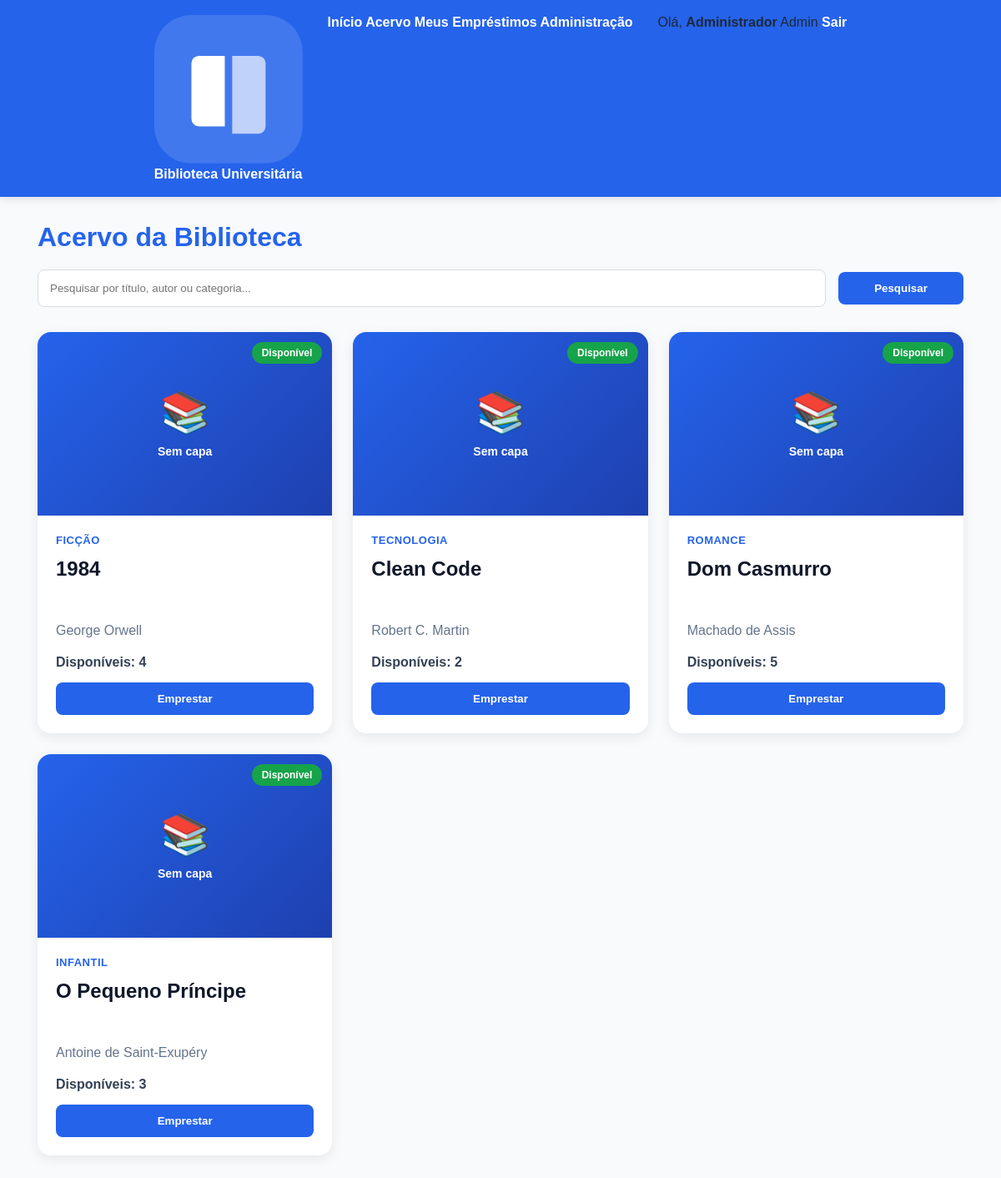
Page /acervo.php (signed in) on the committed database.
### tables this page shows
CREATE TABLE usuarios (
    id INT AUTO_INCREMENT PRIMARY KEY,
    nome VARCHAR(100) NOT NULL,
    matricula VARCHAR(30) NOT NULL UNIQUE,
    email VARCHAR(100),
    senha VARCHAR(255) NOT NULL,
    tipo ENUM('usuario','admin') DEFAULT 'usuario',
    criado_em TIMESTAMP DEFAULT CURRENT_TIMESTAMP
);

CREATE TABLE livros (
    id INT AUTO_INCREMENT PRIMARY KEY,
    titulo VARCHAR(150) NOT NULL,
    autor VARCHAR(100) NOT NULL,
    categoria VARCHAR(80),
    quantidade INT DEFAULT 1,
    disponivel INT DEFAULT 1,
    capa VARCHAR(255) NULL,  
    criado_em TIMESTAMP DEFAULT CURRENT_TIMESTAMP
);

### auth.php (called while the page is built, shortened)
<?php
require_once "conexao.php";
function usuarioLogado()
{
    return isset($_SESSION["usuario_id"]);
}
function usuarioAtual()
{
    global $pdo;
    $sql = $pdo->prepare("
        SELECT *
        FROM usuarios
        WHERE id = ?
    ");
    $sql->execute([$_SESSION["usuario_id"]]);
    return $sql->fetch();
}
function ehAdmin()
{
    $usuario = usuarioAtual();
    return $usuario && $usuario["tipo"] === "admin";
}
?>

### acervo.php (the view, shortened to what this page needs)
<?php
require_once "auth.php";
$pesquisa = "";
if($pesquisa!=""){
    $like="%".$pesquisa."%";
    $sql=$pdo->prepare("
        SELECT *
        FROM livros
        WHERE
        titulo LIKE ?
        OR autor LIKE ?
        OR categoria LIKE ?
        ORDER BY titulo
    ");
    $sql->execute([
        $like,
        $like,
        $like
    ]);
    $livros=$sql->fetchAll();
}else{
    $livros=$pdo->query("
        SELECT *
        FROM livros
        ORDER BY titulo
    ")->fetchAll();
}
include "includes/menu.php";
?>
<div class="page">
<div class="page-header">
<h1 class="page-title">
Acervo da Biblioteca
</h1>
</div>
<form class="search-bar" method="GET">
<input
type="search"
name="pesquisa"
placeholder="Pesquisar por título, autor ou categoria..."
value="<?= htmlspecialchars($pesquisa) ?>">
<button
class="btn btn-primary">
Pesquisar
</button>
</form>
<div class="books-grid">
<?php foreach($livros as $livro): ?>
<div class="book-card">
<div class="book-cover">
<div class="book-cover-image">
    <?php if($livro["capa"]): ?>
        <img src="uploads/capas/<?= htmlspecialchars($livro["capa"]) ?>" alt="Capa">
    <?php else: ?>
        <div class="book-cover-placeholder">📚 <span>Sem capa</span></div>
    <?php endif; ?>
</div>
<?php if($livro["disponivel"]>0): ?>
<div class="book-status-badge status-disponivel">
Disponível
</div>
<?php else: ?>
<div class="book-status-badge status-emprestado">
Indisponível
</div>
<?php endif; ?>
</div>
<div class="book-info">
<div class="book-categoria">
<?= htmlspecialchars($livro["categoria"]) ?>
</div>
<div class="book-titulo">
<?= htmlspecialchars($livro["titulo"]) ?>
</div>
<div class="book-autor">
<?= htmlspecialchars($livro["autor"]) ?>
</div>
<div class="book-exemplares">
<strong>Disponíveis:</strong>
<?= $livro["disponivel"] ?>
<?php if($livro["disponivel"] > 0): ?>
<form method="POST">
<button
type="submit"
name="emprestar"
class="btn btn-success">
Emprestar
</button>
</form>
<?php endif; ?>
</div>
</div>
</div>
<?php endforeach; ?>
</div>
</div>
</body>
</html>

### includes/menu.php (shortened to what this page needs)
<?php
require_once __DIR__ . '/../auth.php';
$base = (strpos($_SERVER['PHP_SELF'], '/admin/') !== false) ? '../' : '';
$usuario = usuarioAtual();
?>
<!DOCTYPE html>
<html lang="pt-BR">
<head>
<link rel="stylesheet" href="<?= $base ?>css/style.css">
</head>
<body>
<nav class="navbar">
    <a href="<?= $base ?>index.php" class="navbar-brand">
        <div class="logo-icon">
            <svg viewBox="0 0 40 40" fill="none">
                <rect width="40" height="40" rx="10" fill="#ffffff22"/>
                <path d="M10 30V13a2 2 0 012-2h7v19H12a2 2 0 01-2-2z" fill="#fff"/>
                <path d="M21 11h7a2 2 0 012 2v17a2 2 0 01-2 2h-7V11z" fill="#ffffffaa"/>
            </svg>
        </div>
        <span class="logo-text">
            Biblioteca
            <span class="logo-sub">Universitária</span>
        </span>
    </a>
    <div class="navbar-links">
        <a href="<?= $base ?>index.php"
           class="nav-link <?= basename($_SERVER['PHP_SELF'])=='index.php' ? 'active':'' ?>">
            Início
        </a>
        <a href="<?= $base ?>acervo.php"
           class="nav-link <?= basename($_SERVER['PHP_SELF'])=='acervo.php' ? 'active':'' ?>">
            Acervo
        </a>
        <?php if(usuarioLogado()): ?>
            <a href="<?= $base ?>emprestimos.php"
               class="nav-link <?= basename($_SERVER['PHP_SELF'])=='emprestimos.php' ? 'active':'' ?>">
                Meus Empréstimos
            </a>
        <?php endif; ?>
        <?php if(ehAdmin()): ?>
            <a href="<?= $base ?>admin.php"
               class="nav-link <?= basename($_SERVER['PHP_SELF'])=='admin.php' ? 'active':'' ?>">
                Administração
            </a>
        <?php endif; ?>
    </div>
    <div class="navbar-user">
        <?php if(usuarioLogado()): ?>
            <span class="user-greeting">
                Olá,
                <strong><?= htmlspecialchars($usuario["nome"]) ?></strong>
            </span>
            <?php if(ehAdmin()): ?>
                <span class="badge-admin">
                    Admin
                </span>
            <?php endif; ?>
            <a href="<?= $base ?>logout.php" class="btn-logout">
                Sair
            </a>
        <?php else: ?>
            <a href="<?= $base ?>login.php" class="btn-entrar">
                Entrar
            </a>
        <?php endif; ?>
    </div>
</nav>

### css/style.css (style rules this page uses)
* { margin: 0; padding: 0; box-sizing: border-box; font-family: 'Poppins', sans-serif; }
body { background: #F8FAFC; color: #1E293B; }
nav { background: #2563EB; padding: 18px; display: flex; justify-content: center; gap: 30px; box-shadow: 0 3px 10px rgba(0,0,0,.1); }
nav a { color: white; text-decoration: none; font-weight: 600; transition: .3s; }
.page { width: 90%; max-width: 1200px; margin: auto; padding: 30px 0; }
h1, h2, .page-title { color: #2563EB; margin-bottom: 20px; }
input, select { width: 100%; padding: 14px; margin: 10px 0 20px 0; border: 1px solid #ddd; border-radius: 8px; outline: none; }
button, .btn { display: inline-block; padding: 12px 20px; border: none; border-radius: 8px; font-weight: 600; text-decoration: none; cursor: pointer; transition: .3s; text-align: center; }
.btn-primary, button[type="submit"] { background: #2563EB; color: white; width: 100%; }
.btn-success { background: #16a34a; color: white; width: auto; }
.book-cover-placeholder { height: 200px; display: flex; flex-direction: column; align-items: center; justify-content: center; background: #e2e8f0; border-radius: 10px 10px 0 0; }
.books-grid { display:grid; grid-template-columns:repeat(auto-fill,minmax(320px,1fr)); gap:25px; margin-top:30px; }
.book-card { background:#fff; border-radius:16px; overflow:hidden; box-shadow:0 4px 15px rgba(0,0,0,.08); transition:.3s; display:flex; flex-direction:column; height:100%; }
.book-cover { position:relative; }
.book-cover-placeholder { height:220px; display:flex; flex-direction:column; justify-content:center; align-items:center; background:linear-gradient(135deg,#2563eb,#1e40af); color:white; font-size:48px; }
.book-cover-placeholder span { margin-top:10px; font-size:14px; font-weight:600; }
.book-status-badge { position:absolute; top:12px; right:12px; padding:6px 12px; border-radius:20px; color:white; font-size:12px; font-weight:700; }
.status-disponivel { background:#16a34a; }
.book-info { padding:22px; display:flex; flex-direction:column; flex:1; }
.book-categoria { color:#2563eb; font-size:13px; font-weight:700; text-transform:uppercase; letter-spacing:.5px; margin-bottom:10px; }
.book-titulo { font-size:24px; font-weight:700; line-height:1.4; color:#0f172a; margin-bottom:12px; min-height:70px; }
.book-autor { font-size:16px; color:#64748b; margin-bottom:20px; }
.book-exemplares { margin-top:auto; font-weight:600; color:#334155; }
.book-exemplares form { margin-top:15px; }
.book-exemplares .btn { width:100%; }
.search-bar { display:flex; gap:15px; align-items:center; margin-bottom:30px; }
.search-bar input { flex:1; margin:0; }
.search-bar button { width:auto; min-width:150px; }
.page { width:95%; max-width:1300px; margin:0 auto; padding:30px 15px; }

### rows in the picture
usuarios: nome "Administrador"
livros: shows "Sem capa", shows "Disponível", categoria "FICÇÃO", titulo "1984", autor "George Orwell", disponivel "4"
livros: shows "Sem capa", shows "Disponível", categoria "TECNOLOGIA", titulo "Clean Code", autor "Robert C. Martin", disponivel "2"
livros: shows "Sem capa", shows "Disponível", categoria "ROMANCE", titulo "Dom Casmurro", autor "Machado de Assis", disponivel "5"
livros: shows "Sem capa", shows "Disponível", categoria "INFANTIL", titulo "O Pequeno Príncipe", autor "Antoine de Saint-Exupéry", disponivel "3"
